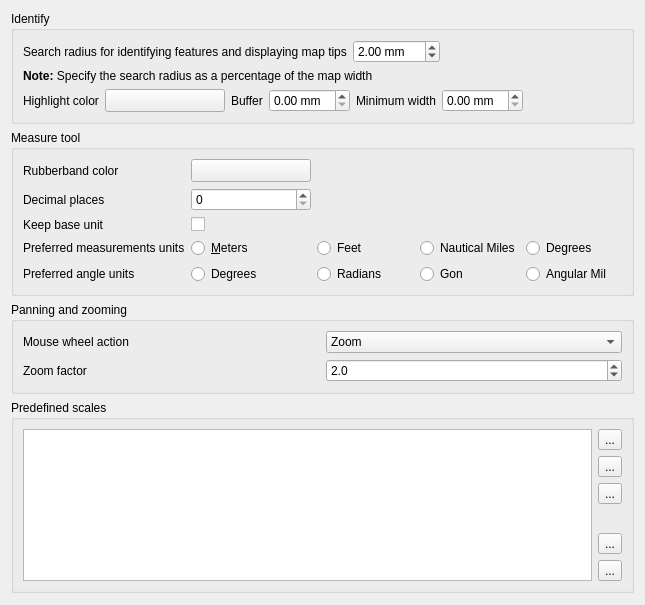
             <widget class="QWidget" name="mOptionsScrollAreaContents_05">
              <property name="geometry">
               <rect>
                <x>0</x>
                <y>0</y>
                <width>645</width>
                <height>605</height>
               </rect>
              </property>
              <layout class="QVBoxLayout" name="verticalLayout_30">
               <item>
                <widget class="QgsCollapsibleGroupBox" name="mIdentifyGroupBox">
                 <property name="title">
                  <string>Identify</string>
                 </property>
                 <layout class="QVBoxLayout" name="verticalLayout_37">
                  <item>
                   <layout class="QHBoxLayout" name="mIdentifyRadiusHorizontalLayout">
                    <item>
                     <widget class="QLabel" name="textLabel1_3">
                      <property name="text">
                       <string>Search radius for identifying features and displaying map tips</string>
                      </property>
                     </widget>
                    </item>
                    <item>
                     <widget class="QDoubleSpinBox" name="spinBoxIdentifyValue">
                      <property name="suffix">
                       <string> mm</string>
                      </property>
                      <property name="maximum">
                       <double>100.000000000000000</double>
                      </property>
                      <property name="singleStep">
                       <double>1.000000000000000</double>
                      </property>
                      <property name="value">
                       <double>2.000000000000000</double>
                      </property>
                     </widget>
                    </item>
                    <item>
                     <spacer name="horizontalSpacer_44">
                      <property name="orientation">
                       <enum>Qt::Horizontal</enum>
                      </property>
                      <property name="sizeHint" stdset="0">
                       <size>
                        <width>40</width>
                        <height>20</height>
                       </size>
                      </property>
                     </spacer>
                    </item>
                   </layout>
                  </item>
                  <item>
                   <widget class="QLabel" name="textLabel2">
                    <property name="text">
                     <string>&lt;b&gt;Note:&lt;/b&gt; Specify the search radius as a percentage of the map width</string>
                    </property>
                    <property name="wordWrap">
                     <bool>false</bool>
                    </property>
                   </widget>
                  </item>
                  <item>
                   <layout class="QHBoxLayout" name="mIdentifyHighlightHorizontalLayout">
                    <item>
                     <widget class="QLabel" name="mIdentifyHighlighColorLabel">
                      <property name="text">
                       <string>Highlight color</string>
                      </property>
                     </widget>
                    </item>
                    <item>
                     <widget class="QgsColorButtonV2" name="mIdentifyHighlightColorButton">
                      <property name="sizePolicy">
                       <sizepolicy hsizetype="Fixed" vsizetype="Fixed">
                        <horstretch>0</horstretch>
                        <verstretch>0</verstretch>
                       </sizepolicy>
                      </property>
                      <property name="minimumSize">
                       <size>
                        <width>120</width>
                        <height>0</height>
                       </size>
                      </property>
                      <property name="maximumSize">
                       <size>
                        <width>120</width>
                        <height>16777215</height>
                       </size>
                      </property>
                      <property name="toolTip">
                       <string>&lt;html&gt;&lt;head/&gt;&lt;body&gt;&lt;p&gt;The color used to highlight identified feature. The alpha channel is only used for polygons fill, lines and outlines are fully opaque.&lt;/p&gt;&lt;/body&gt;&lt;/html&gt;</string>
                      </property>
                      <property name="text">
                       <string/>
                      </property>
                     </widget>
                    </item>
                    <item>
                     <widget class="QLabel" name="mIdentifyHighlightBufferLabel">
                      <property name="toolTip">
                       <string/>
                      </property>
                      <property name="text">
                       <string>Buffer</string>
                      </property>
                     </widget>
                    </item>
                    <item>
                     <widget class="QDoubleSpinBox" name="mIdentifyHighlightBufferSpinBox">
                      <property name="toolTip">
                       <string>Lines / outlines buffer in millimeters.</string>
                      </property>
                      <property name="suffix">
                       <string> mm</string>
                      </property>
                     </widget>
                    </item>
                    <item>
                     <widget class="QLabel" name="mIdentifyHighlightMinWidthLabel">
                      <property name="toolTip">
                       <string/>
                      </property>
                      <property name="text">
                       <string>Minimum width</string>
                      </property>
                     </widget>
                    </item>
                    <item>
                     <widget class="QDoubleSpinBox" name="mIdentifyHighlightMinWidthSpinBox">
                      <property name="toolTip">
                       <string>Minimum line / outline width in millimeters.</string>
                      </property>
                      <property name="suffix">
                       <string> mm</string>
                      </property>
                     </widget>
                    </item>
                    <item>
                     <spacer name="horizontalSpacer_45">
                      <property name="orientation">
                       <enum>Qt::Horizontal</enum>
                      </property>
                      <property name="sizeHint" stdset="0">
                       <size>
                        <width>40</width>
                        <height>20</height>
                       </size>
                      </property>
                     </spacer>
                    </item>
                   </layout>
                  </item>
                 </layout>
                </widget>
               </item>
               <item>
                <widget class="QgsCollapsibleGroupBox" name="groupBox_6">
                 <property name="title">
                  <string>Measure tool</string>
                 </property>
                 <layout class="QGridLayout" name="gridLayout_21">
                  <item row="2" column="0">
                   <widget class="QLabel" name="textLabel1_10">
                    <property name="text">
                     <string>Rubberband color</string>
                    </property>
                   </widget>
                  </item>
                  <item row="5" column="0">
                   <widget class="QLabel" name="textLabel1_11">
                    <property name="text">
                     <string>Preferred measurements units</string>
                    </property>
                   </widget>
                  </item>
                  <item row="5" column="1">
                   <widget class="QRadioButton" name="radMeters">
                    <property name="text">
                     <string>&amp;Meters</string>
                    </property>
                   </widget>
                  </item>
                  <item row="5" column="2">
                   <widget class="QRadioButton" name="radFeet">
                    <property name="text">
                     <string>Feet</string>
                    </property>
                   </widget>
                  </item>
                  <item row="5" column="3">
                   <widget class="QRadioButton" name="radNautical">
                    <property name="text">
                     <string>Nautical Miles</string>
                    </property>
                   </widget>
                  </item>
                  <item row="5" column="4">
                   <widget class="QRadioButton" name="radDegrees">
                    <property name="text">
                     <string>Degrees</string>
                    </property>
                   </widget>
                  </item>
                  <item row="6" column="0">
                   <widget class="QLabel" name="mAngleUnitsLabel">
                    <property name="text">
                     <string>Preferred angle units</string>
                    </property>
                   </widget>
                  </item>
                  <item row="6" column="1">
                   <widget class="QRadioButton" name="mDegreesRadioButton">
                    <property name="text">
                     <string>Degrees</string>
                    </property>
                   </widget>
                  </item>
                  <item row="6" column="2">
                   <widget class="QRadioButton" name="mRadiansRadioButton">
                    <property name="text">
                     <string>Radians</string>
                    </property>
                   </widget>
                  </item>
                  <item row="3" column="0">
                   <widget class="QLabel" name="label_12">
                    <property name="text">
                     <string>Decimal places</string>
                    </property>
                   </widget>
                  </item>
                  <item row="3" column="1">
                   <widget class="QSpinBox" name="mDecimalPlacesSpinBox"/>
                  </item>
                  <item row="4" column="0">
                   <widget class="QLabel" name="label_13">
                    <property name="text">
                     <string>Keep base unit</string>
                    </property>
                   </widget>
                  </item>
                  <item row="4" column="1">
                   <widget class="QCheckBox" name="mKeepBaseUnitCheckBox">
                    <property name="text">
                     <string/>
                    </property>
                   </widget>
                  </item>
                  <item row="6" column="3">
                   <widget class="QRadioButton" name="mGonRadioButton">
                    <property name="text">
                     <string>Gon</string>
                    </property>
                   </widget>
                  </item>
                  <item row="2" column="2" colspan="3">
                   <spacer>
                    <property name="orientation">
                     <enum>Qt::Horizontal</enum>
                    </property>
                    <property name="sizeHint" stdset="0">
                     <size>
                      <width>191</width>
                      <height>20</height>
                     </size>
                    </property>
                   </spacer>
                  </item>
                  <item row="2" column="1">
                   <widget class="QgsColorButtonV2" name="pbnMeasureColor">
                    <property name="sizePolicy">
                     <sizepolicy hsizetype="Fixed" vsizetype="Fixed">
                      <horstretch>0</horstretch>
                      <verstretch>0</verstretch>
                     </sizepolicy>
                    </property>
                    <property name="minimumSize">
                     <size>
                      <width>120</width>
                      <height>0</height>
                     </size>
                    </property>
                    <property name="maximumSize">
                     <size>
                      <width>120</width>
                      <height>16777215</height>
                     </size>
                    </property>
                    <property name="text">
                     <string/>
                    </property>
                   </widget>
                  </item>
                  <item row="6" column="4">
                   <widget class="QRadioButton" name="mMilRadioButton">
                    <property name="text">
                     <string>Angular Mil</string>
                    </property>
                   </widget>
                  </item>
                 </layout>
                </widget>
               </item>
               <item>
                <widget class="QgsCollapsibleGroupBox" name="groupBox_10">
                 <property name="title">
                  <string>Panning and zooming</string>
                 </property>
                 <layout class="QGridLayout" name="_8">
                  <item row="1" column="0">
                   <widget class="QLabel" name="label_3">
                    <property name="text">
                     <string>Zoom factor</string>
                    </property>
                   </widget>
                  </item>
                  <item row="0" column="0">
                   <widget class="QLabel" name="label_2">
                    <property name="text">
                     <string>Mouse wheel action</string>
                    </property>
                   </widget>
                  </item>
                  <item row="1" column="1">
                   <widget class="QDoubleSpinBox" name="spinZoomFactor">
                    <property name="decimals">
                     <number>1</number>
                    </property>
                    <property name="minimum">
                     <double>1.100000000000000</double>
                    </property>
                    <property name="value">
                     <double>2.000000000000000</double>
                    </property>
                   </widget>
                  </item>
                  <item row="0" column="1">
                   <widget class="QComboBox" name="cmbWheelAction">
                    <item>
                     <property name="text">
                      <string>Zoom</string>
                     </property>
                    </item>
                    <item>
                     <property name="text">
                      <string>Zoom and recenter</string>
                     </property>
                    </item>
                    <item>
                     <property name="text">
                      <string>Zoom to mouse cursor</string>
                     </property>
                    </item>
                    <item>
                     <property name="text">
                      <string>Nothing</string>
                     </property>
                    </item>
                   </widget>
                  </item>
                 </layout>
                </widget>
               </item>
               <item>
                <widget class="QgsCollapsibleGroupBox" name="groupBox_15">
                 <property name="title">
                  <string>Predefined scales</string>
                 </property>
                 <layout class="QGridLayout" name="gridLayout_26">
                  <item row="0" column="0">
                   <widget class="QListWidget" name="mListGlobalScales"/>
                  </item>
                  <item row="0" column="1">
                   <layout class="QVBoxLayout" name="verticalLayout_13">
                    <item>
                     <widget class="QToolButton" name="pbnAddScale">
                      <property name="toolTip">
                       <string>Add predefined scale</string>
                      </property>
                      <property name="text">
                       <string>...</string>
                      </property>
                      <property name="icon">
                       <iconset resource="../../images/images.qrc">
                        <normaloff>:/images/themes/default/mActionSignPlus.png</normaloff>:/images/themes/default/mActionSignPlus.png</iconset>
                      </property>
                     </widget>
                    </item>
                    <item>
                     <widget class="QToolButton" name="pbnRemoveScale">
                      <property name="toolTip">
                       <string>Remove selected</string>
                      </property>
                      <property name="text">
                       <string>...</string>
                      </property>
                      <property name="icon">
                       <iconset resource="../../images/images.qrc">
                        <normaloff>:/images/themes/default/symbologyRemove.png</normaloff>:/images/themes/default/symbologyRemove.png</iconset>
                      </property>
                     </widget>
                    </item>
                    <item>
                     <widget class="QToolButton" name="pbnDefaultScaleValues">
                      <property name="toolTip">
                       <string>Insert default scales</string>
                      </property>
                      <property name="text">
                       <string>...</string>
                      </property>
                      <property name="icon">
                       <iconset resource="../../images/images.qrc">
                        <normaloff>:/images/themes/default/mActionOpenTable.png</normaloff>:/images/themes/default/mActionOpenTable.png</iconset>
                      </property>
                     </widget>
                    </item>
                    <item>
                     <spacer name="verticalSpacer_7">
                      <property name="orientation">
                       <enum>Qt::Vertical</enum>
                      </property>
                      <property name="sizeHint" stdset="0">
                       <size>
                        <width>20</width>
                        <height>40</height>
                       </size>
                      </property>
                     </spacer>
                    </item>
                    <item>
                     <widget class="QToolButton" name="pbnImportScales">
                      <property name="toolTip">
                       <string>Import from file</string>
                      </property>
                      <property name="text">
                       <string>...</string>
                      </property>
                      <property name="icon">
                       <iconset resource="../../images/images.qrc">
                        <normaloff>:/images/themes/default/mActionFileOpen.svg</normaloff>:/images/themes/default/mActionFileOpen.svg</iconset>
                      </property>
                     </widget>
                    </item>
                    <item>
                     <widget class="QToolButton" name="pbnExportScales">
                      <property name="toolTip">
                       <string>Export to file</string>
                      </property>
                      <property name="text">
                       <string>...</string>
                      </property>
                      <property name="icon">
                       <iconset resource="../../images/images.qrc">
                        <normaloff>:/images/themes/default/mActionFileSave.svg</normaloff>:/images/themes/default/mActionFileSave.svg</iconset>
                      </property>
                     </widget>
                    </item>
                   </layout>
                  </item>
                 </layout>
                </widget>
               </item>
               <item>
                <spacer name="verticalSpacer_3">
                 <property name="orientation">
                  <enum>Qt::Vertical</enum>
                 </property>
                 <property name="sizeHint" stdset="0">
                  <size>
                   <width>20</width>
                   <height>40</height>
                  </size>
                 </property>
                </spacer>
               </item>
              </layout>
             </widget>
